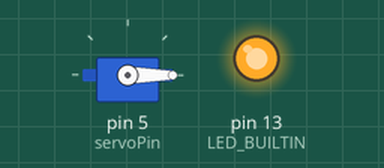
Recording of a sketch running on a simulated Arduino Nano, built with avr-gcc and run on an emulated ATmega328P. Shown: servo, output pins drawn as LEDs (lit = HIGH). The local clock reads 2024-03-15 10:24:30 at power-on unless the sketch sets it.

Above: at 3.1 s.
At 36.8 s:
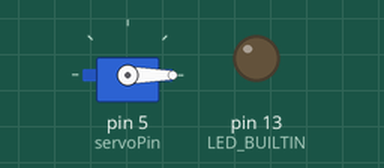
Timing chart, 0 to 38.3 s (numbered marks = the images above):
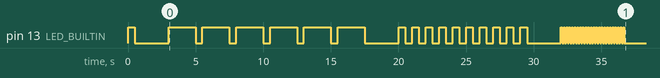

The sketch:

StartHeaterRTC.ino
```cpp
#include <Servo.h>
#include <virtuabotixRTC.h>                                                                              //|
#include <stdlib.h>
#include <time.h>
#include <stdio.h>
#include <RTClib.h>
//#include <LiquidCrystal_I2C.h>


/*
KYGM Services LLC, All Rights Reserved
Kevin Gutierrez
4/18/2022
*/
//Variable Declaration
//LiquidCrystal_I2C lcd(0x3f,20,4);  // set the LCD address to 0x27 for a 16 chars and 2 line display
Servo servo;
const uint8_t servoPin = 5; //pwm signal - pwm pin
const uint8_t CLK = 7;
const uint8_t DAT = 8;
const uint8_t RST = 9;
virtuabotixRTC myRTC(CLK, DAT, RST);
boolean manualCutoff = false;
boolean willRunToday = true;


void setup()
{
	//Servo initialization
  servo.attach(servoPin);
  servo.write(0);
	pinMode(LED_BUILTIN, OUTPUT);
  digitalWrite(LED_BUILTIN, HIGH);
  delay(500);
  digitalWrite(LED_BUILTIN, LOW);
  delay(500);

  //to set rtc time, uncommont the following line:
  //myRTC.setDS1302Time(00, 31, 9 , 1, 25, 4, 2022);
	Serial.begin(9600);
	//etDS1302Time(seconds, minutes, hour, dayofweek, day, month, year).
}

bool ranToday = false;
uint8_t hourToStart = 6;
void loop()
{

  //The following function must be called each time that the loop runs if we want
  //updated time.
  myRTC.updateTime();
  blinkTime(myRTC);
  delay(2000);
  if(myRTC.dayofweek != 0 && myRTC.dayofweek != 6)
	{
		if(myRTC.hours == hourToStart && !ranToday)
		{
			turnServo(135);
      ranToday = true;
		}
    else
    {
      if(ranToday && myRTC.hours != hourToStart)
      {
        ranToday = false;
      }
    }
	}
}

void turnServo(uint16_t tAngle)
{
	int angle = 0;
	// put your main code here, to run repeatedly:
	// scan from 0 to tAngle degrees
	for(angle = 10; angle < tAngle; angle++)
	{
		servo.write(angle);
		delay(15);
	}
	// now scan back from tAngle to 0 degrees
	for(angle = tAngle; angle > 10; angle--)
	{
		servo.write(angle);
		delay(15);
	}
}

void printTime(virtuabotixRTC myRTC)
{
	Serial.print("Current Date / Time: ");                                                                 //|
	Serial.print(myRTC.month);                                                                        //|
	Serial.print("/");                                                                                     //|
	Serial.print(myRTC.dayofmonth);                                                                             //|
	Serial.print("/");                                                                                     //|
	Serial.print(myRTC.year);                                                                              //|
	Serial.print("  ");                                                                                    //|
	Serial.print(myRTC.hours);                                                                             //|
	Serial.print(":");                                                                                     //|
	Serial.print(myRTC.minutes);                                                                           //|
	Serial.print(":");                                                                                     //|
	Serial.println(myRTC.seconds);
}

void blinkTime(virtuabotixRTC myRTC)
{
	uint8_t hours = myRTC.hours;
	uint8_t minutes = myRTC.minutes;

	delay(2000);

  for(int x = 0; x < myRTC.dayofweek; x++)
  {
    digitalWrite(LED_BUILTIN, HIGH);
    delay(2000);
    digitalWrite(LED_BUILTIN, LOW);
    delay(500);
  }

  delay(2000);
	for(int x = 0; x < hours; x++)
	{
		digitalWrite(LED_BUILTIN, HIGH);
		delay(500);
		digitalWrite(LED_BUILTIN, LOW);
    delay(500);
	}
	delay(2000);
	for(int x = 0; x < minutes; x++)
	{
		digitalWrite(LED_BUILTIN, HIGH);
		delay(100);
		digitalWrite(LED_BUILTIN, LOW);
    delay(100);
	}
 delay(2000);
}
```

Measured:
- by itself, pin 13 (LED_BUILTIN): HIGH → LOW at 0.50 s, → HIGH 2.5 s later, → LOW 2.0 s later, → HIGH 0.50 s later, … (81 changes in this stretch)
